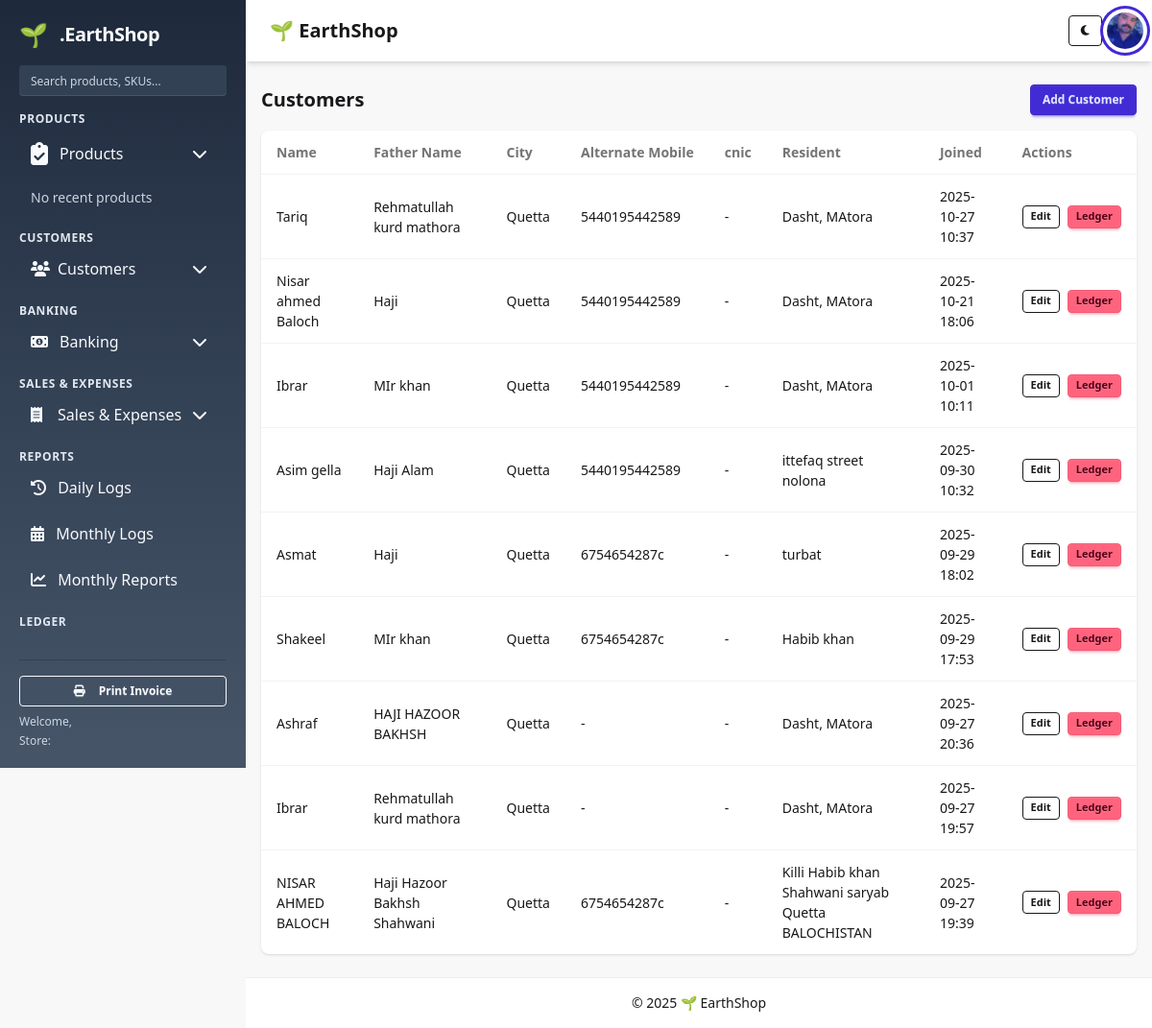
The app's page /customers/ with its own data.
### customers/models.py (models this page shows, shortened)
class Customer(models.Model):
    name = models.CharField(max_length=200)
    father_name = models.CharField(max_length=200, null=True, blank=True)
    cnic = models.CharField(max_length=200, null=True, blank=True)
    mobile = models.CharField(max_length=200, null=True, blank=True)
    resident = models.CharField(max_length=200, null=True, blank=True)
    address = models.CharField(max_length=200, null=True, blank=True)
    city = models.CharField(max_length=200, null=True, blank=True)
    date = models.DateField(default=timezone.now, null=True, blank=True)
    created_at = models.DateTimeField(auto_now_add=True, null=True, blank=True)

### customers/views.py (the view)
# urls.py: path('', views.customer_list, name='list'),
def customer_list(request):
    customers = Customer.objects.order_by('-created_at')[:200]  # limit for performance
    form = CustomerForm()
    return render(request, 'customers/customer_list.html', {
        'customers': customers,
        'form': form
    })

### templates/customers/customer_list.html (shortened to what this page needs)
{% extends "base.html" %}
{% load static %}
{% block content %}
<div class="max-w-6xl mx-auto space-y-4">
  <div class="flex items-center justify-between">
    <h2 class="text-xl font-semibold">Customers</h2>
    <a href="{% url 'customers:add' %}" class="btn btn-sm btn-primary"Add (non-AJAX)>Add Customer</a>
  </div>
  <div class="card bg-base-100 shadow">
    <div class="overflow-x-auto">
      <table class="table w-full">
        <thead>
          <tr>
            <th>Name</th>
            <th>Father Name</th>
            <th>City</th>
            <th>Alternate Mobile</th>
            <td>cnic</td>
            <th>Resident</th>
            <th>Joined</th>
            <th>Actions</th>
          </tr>
        </thead>
        <tbody id="customer-tbody">
          {% for c in customers %}
          <tr id="customer-row-{{ c.id }}">
            <td class="font-medium">{{ c.name }}</td>
            <td>{{ c.father_name|default:"-" }}</td>
            <td>{{ c.city|default:"-" }}</td>
            <td>{{ c.cnic|default:"-" }}</td>
            <td>{{ c.alternate_mobile|default:"-" }}</td>
            <td>{{ c.resident|default:"-" }}</td>
            <td>{{ c.created_at|date:"Y-m-d H:i" }}</td>
            <td>
              <div class="inline-flex gap-2">
                <a href="{% url 'customers:update' c.id %}" class="btn btn-xs btn-outline">Edit</a>
                <a href="{% url 'customers:ledger' c.id %}" class="btn btn-xs btn-error">Ledger</a>
              </div>
            </td>
          </tr>
          {% empty %}
          <tr id="no-customers">
            <td colspan="7" class="text-center py-8 text-base-content/60">No customers yet.</td>
          </tr>
          {% endfor %}
        </tbody>
      </table>
    </div>
  </div>
</div>
{% endblock %}

### records on screen
Customer: name "Tariq", father_name "Rehmatullah kurd mathora", city "Quetta", cnic "5440195442589", alternate_mobile "-", resident "Dasht, MAtora", created_at "2025-10-27 10:37"
Customer: name "Nisar ahmed Baloch", father_name "Haji", city "Quetta", cnic "5440195442589", alternate_mobile "-", resident "Dasht, MAtora", created_at "2025-10-21 18:06"
Customer: name "Ibrar", father_name "MIr khan", city "Quetta", cnic "5440195442589", alternate_mobile "-", resident "Dasht, MAtora", created_at "2025-10-01 10:11"
Customer: name "Asim gella", father_name "Haji Alam", city "Quetta", cnic "5440195442589", alternate_mobile "-", resident "ittefaq street nolona", created_at "2025-09-30 10:32"
Customer: name "Asmat", father_name "Haji", city "Quetta", cnic "6754654287c", alternate_mobile "-", resident "turbat", created_at "2025-09-29 18:02"
Customer: name "Shakeel", father_name "MIr khan", city "Quetta", cnic "6754654287c", alternate_mobile "-", resident "Habib khan", created_at "2025-09-29 17:53"
Customer: name "Ashraf", father_name "HAJI HAZOOR BAKHSH", city "Quetta", cnic "-", alternate_mobile "-", resident "Dasht, MAtora", created_at "2025-09-27 20:36"
Customer: name "Ibrar", father_name "Rehmatullah kurd mathora", city "Quetta", cnic "-", alternate_mobile "-", resident "Dasht, MAtora", created_at "2025-09-27 19:57"
Customer: name "NISAR AHMED BALOCH", father_name "Haji Hazoor Bakhsh Shahwani", city "Quetta", cnic "6754654287c", alternate_mobile "-", resident "Killi Habib khan Shahwani saryab Quetta BALOCHISTAN", created_at "2025-09-27 19:39"

### other values on screen
{{ year|default:2025 }} "2025"
